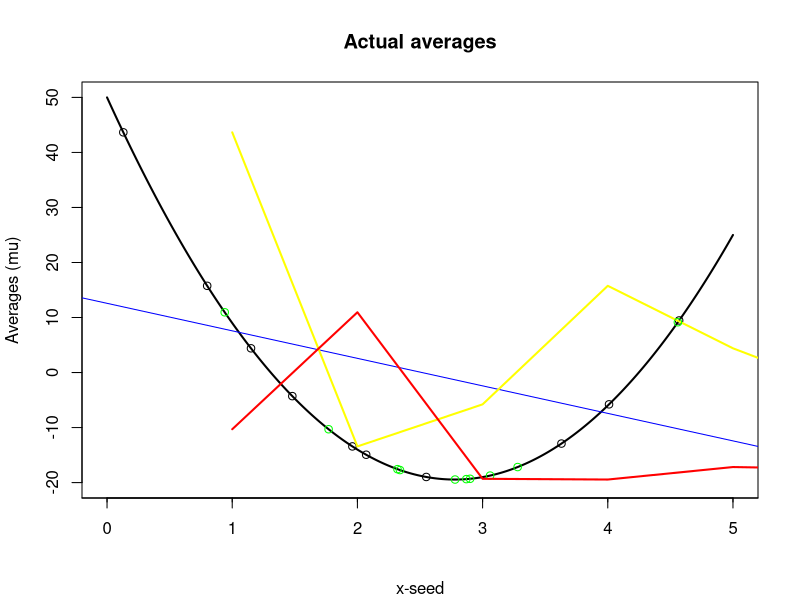

Source code (R):

#the range that x can take
x <- seq(0,5,0.01)

#a third order function that shows the real value
real <- function(x){
  y <- 9*x^2 -50*x +50
  y <- y
}

y = real(x)
plot(x,y, axes=T, ylim=c(-20,50), typ ='l', ann=F, lwd=2)
par(tcl= -0.2)
axis(1, at=seq(-15,15, by=1),labels=F,lwd=1,lwd.ticks=1)

title(main="Actual averages", sub="x-seed", ylab="Averages (mu)")

linear.model = lm(y~x)
abline(linear.model, col="blue")

#10 samples
#for (i in 1:10){
  #Takes a sample (red dots)
#  s <- sample(x, 10, replace=FALSE, prob= NULL)
#  rSample <- real(s)
#  points(s, rSample, col="red")
#  linear2 = lm(rSample~s)
#  abline(linear2, col="purple")
#}

#quadratic is yellow
q <- sample(x, 10, replace=FALSE, prob=NULL) #this is in essence x
qSample <- real(q) #is in essentie y
points(q, qSample, col="black")
quad <- lm(qSample ~ poly(q,3,raw=FALSE))
#lines(cubic, col="darkgreen"
yellowQuad <- lines(predict(quad), col="yellow", lwd=2)

#cubic line is red
c <- sample(x, 10, replace=FALSE, prob=NULL)
cSample <- real(c) #is in essentie x
points(c, cSample, col="green")
cubic <- lm(cSample ~ poly(c,3,raw=FALSE))
#lines(cubic, col="darkgreen"
redCubic <- lines(predict(cubic), col="red", lwd=2)

#smooth <- scatter.smooth(c, cSample, span=2/3, degree = 1, family=c("symmetric", "gaussian"))
#lines(c, smooth, col="darkgreen")
